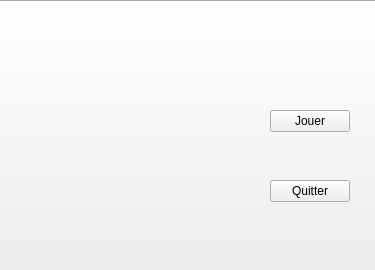
<?xml version="1.0" encoding="UTF-8"?>
<ui version="4.0">
 <class>MenuPrincipal</class>
 <widget class="QWidget" name="MenuPrincipal">
  <property name="geometry">
   <rect>
    <x>0</x>
    <y>0</y>
    <width>375</width>
    <height>270</height>
   </rect>
  </property>
  <property name="windowTitle">
   <string>Form</string>
  </property>
  <widget class="QPushButton" name="jouer">
   <property name="geometry">
    <rect>
     <x>270</x>
     <y>110</y>
     <width>80</width>
     <height>22</height>
    </rect>
   </property>
   <property name="text">
    <string>Jouer</string>
   </property>
  </widget>
  <widget class="QPushButton" name="quitter">
   <property name="geometry">
    <rect>
     <x>270</x>
     <y>180</y>
     <width>80</width>
     <height>22</height>
    </rect>
   </property>
   <property name="text">
    <string>Quitter</string>
   </property>
  </widget>
  <widget class="QPushButton" name="pushButton">
   <property name="geometry">
    <rect>
     <x>-30</x>
     <y>0</y>
     <width>441</width>
     <height>271</height>
    </rect>
   </property>
   <property name="text">
    <string> </string>
   </property>
   <property name="icon">
    <iconset resource="image.qrc">
     <normaloff>:/image.png</normaloff>:/image.png</iconset>
   </property>
   <property name="iconSize">
    <size>
     <width>381</width>
     <height>281</height>
    </size>
   </property>
  </widget>
  <zorder>pushButton</zorder>
  <zorder>jouer</zorder>
  <zorder>quitter</zorder>
 </widget>
 <resources>
  <include location="image.qrc"/>
 </resources>
 <connections>
  <connection>
   <sender>jouer</sender>
   <signal>pressed()</signal>
   <receiver>MenuPrincipal</receiver>
   <slot>jouer()</slot>
   <hints>
    <hint type="sourcelabel">
     <x>218</x>
     <y>107</y>
    </hint>
    <hint type="destinationlabel">
     <x>229</x>
     <y>100</y>
    </hint>
   </hints>
  </connection>
  <connection>
   <sender>quitter</sender>
   <signal>pressed()</signal>
   <receiver>MenuPrincipal</receiver>
   <slot>quitter()</slot>
   <hints>
    <hint type="sourcelabel">
     <x>218</x>
     <y>163</y>
    </hint>
    <hint type="destinationlabel">
     <x>234</x>
     <y>160</y>
    </hint>
   </hints>
  </connection>
 </connections>
 <slots>
  <slot>jouer()</slot>
  <slot>quitter()</slot>
 </slots>
</ui>
